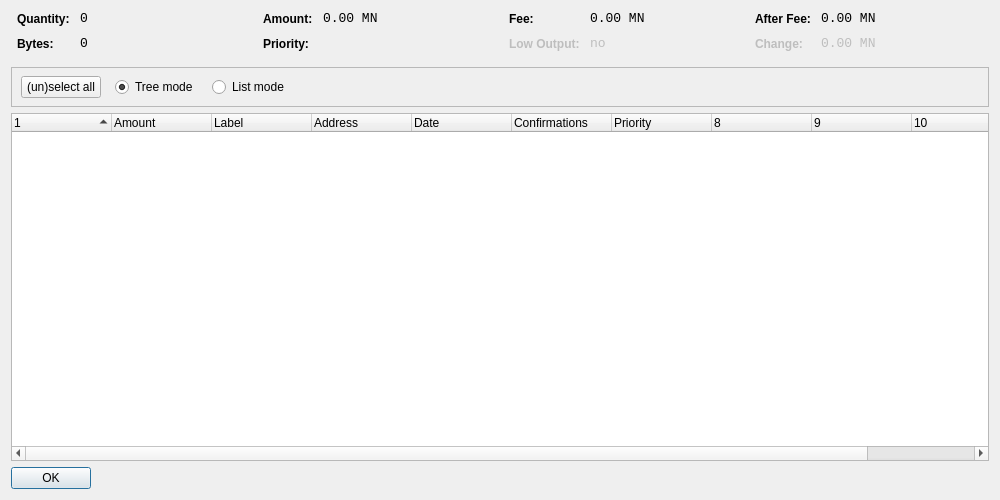
<?xml version="1.0" encoding="UTF-8"?>
<ui version="4.0">
 <class>CoinControlDialog</class>
 <widget class="QDialog" name="CoinControlDialog">
  <property name="geometry">
   <rect>
    <x>0</x>
    <y>0</y>
    <width>1000</width>
    <height>500</height>
   </rect>
  </property>
  <property name="windowTitle">
   <string>Coin Control</string>
  </property>
  <layout class="QVBoxLayout" name="verticalLayout">
   <item>
    <layout class="QHBoxLayout" name="horizontalLayoutTop" stretch="0,0,0,0">
     <property name="topMargin">
      <number>0</number>
     </property>
     <property name="bottomMargin">
      <number>10</number>
     </property>
     <item>
      <layout class="QFormLayout" name="formLayoutCoinControl1">
       <property name="horizontalSpacing">
        <number>10</number>
       </property>
       <property name="verticalSpacing">
        <number>10</number>
       </property>
       <property name="leftMargin">
        <number>6</number>
       </property>
       <property name="rightMargin">
        <number>6</number>
       </property>
       <item row="0" column="0">
        <widget class="QLabel" name="labelCoinControlQuantityText">
         <property name="styleSheet">
          <string notr="true">font-weight:bold;</string>
         </property>
         <property name="text">
          <string>Quantity:</string>
         </property>
        </widget>
       </item>
       <item row="0" column="1">
        <widget class="QLabel" name="labelCoinControlQuantity">
         <property name="font">
          <font>
           <family>Monospace</family>
           <pointsize>10</pointsize>
          </font>
         </property>
         <property name="cursor">
          <cursorShape>IBeamCursor</cursorShape>
         </property>
         <property name="contextMenuPolicy">
          <enum>Qt::ActionsContextMenu</enum>
         </property>
         <property name="text">
          <string notr="true">0</string>
         </property>
         <property name="textInteractionFlags">
          <set>Qt::LinksAccessibleByMouse|Qt::TextSelectableByKeyboard|Qt::TextSelectableByMouse</set>
         </property>
        </widget>
       </item>
       <item row="1" column="0">
        <widget class="QLabel" name="labelCoinControlBytesText">
         <property name="styleSheet">
          <string notr="true">font-weight:bold;</string>
         </property>
         <property name="text">
          <string>Bytes:</string>
         </property>
        </widget>
       </item>
       <item row="1" column="1">
        <widget class="QLabel" name="labelCoinControlBytes">
         <property name="font">
          <font>
           <family>Monospace</family>
           <pointsize>10</pointsize>
          </font>
         </property>
         <property name="cursor">
          <cursorShape>IBeamCursor</cursorShape>
         </property>
         <property name="contextMenuPolicy">
          <enum>Qt::ActionsContextMenu</enum>
         </property>
         <property name="text">
          <string notr="true">0</string>
         </property>
         <property name="textInteractionFlags">
          <set>Qt::LinksAccessibleByMouse|Qt::TextSelectableByKeyboard|Qt::TextSelectableByMouse</set>
         </property>
        </widget>
       </item>
      </layout>
     </item>
     <item>
      <layout class="QFormLayout" name="formLayoutCoinControl2">
       <property name="horizontalSpacing">
        <number>10</number>
       </property>
       <property name="verticalSpacing">
        <number>10</number>
       </property>
       <property name="leftMargin">
        <number>6</number>
       </property>
       <property name="rightMargin">
        <number>6</number>
       </property>
       <item row="0" column="0">
        <widget class="QLabel" name="labelCoinControlAmountText">
         <property name="styleSheet">
          <string notr="true">font-weight:bold;</string>
         </property>
         <property name="text">
          <string>Amount:</string>
         </property>
        </widget>
       </item>
       <item row="0" column="1">
        <widget class="QLabel" name="labelCoinControlAmount">
         <property name="font">
          <font>
           <family>Monospace</family>
           <pointsize>10</pointsize>
          </font>
         </property>
         <property name="cursor">
          <cursorShape>IBeamCursor</cursorShape>
         </property>
         <property name="contextMenuPolicy">
          <enum>Qt::ActionsContextMenu</enum>
         </property>
         <property name="text">
          <string notr="true">0.00 MN</string>
         </property>
         <property name="textInteractionFlags">
          <set>Qt::LinksAccessibleByMouse|Qt::TextSelectableByKeyboard|Qt::TextSelectableByMouse</set>
         </property>
        </widget>
       </item>
       <item row="1" column="0">
        <widget class="QLabel" name="labelCoinControlPriorityText">
         <property name="styleSheet">
          <string notr="true">font-weight:bold;</string>
         </property>
         <property name="text">
          <string>Priority:</string>
         </property>
        </widget>
       </item>
       <item row="1" column="1">
        <widget class="QLabel" name="labelCoinControlPriority">
         <property name="font">
          <font>
           <family>Monospace</family>
           <pointsize>10</pointsize>
          </font>
         </property>
         <property name="cursor">
          <cursorShape>IBeamCursor</cursorShape>
         </property>
         <property name="contextMenuPolicy">
          <enum>Qt::ActionsContextMenu</enum>
         </property>
         <property name="text">
          <string/>
         </property>
         <property name="textInteractionFlags">
          <set>Qt::LinksAccessibleByMouse|Qt::TextSelectableByKeyboard|Qt::TextSelectableByMouse</set>
         </property>
        </widget>
       </item>
      </layout>
     </item>
     <item>
      <layout class="QFormLayout" name="formLayoutCoinControl3">
       <property name="horizontalSpacing">
        <number>10</number>
       </property>
       <property name="verticalSpacing">
        <number>10</number>
       </property>
       <property name="leftMargin">
        <number>6</number>
       </property>
       <property name="rightMargin">
        <number>6</number>
       </property>
       <item row="0" column="0">
        <widget class="QLabel" name="labelCoinControlFeeText">
         <property name="styleSheet">
          <string notr="true">font-weight:bold;</string>
         </property>
         <property name="text">
          <string>Fee:</string>
         </property>
        </widget>
       </item>
       <item row="0" column="1">
        <widget class="QLabel" name="labelCoinControlFee">
         <property name="font">
          <font>
           <family>Monospace</family>
           <pointsize>10</pointsize>
          </font>
         </property>
         <property name="cursor">
          <cursorShape>IBeamCursor</cursorShape>
         </property>
         <property name="contextMenuPolicy">
          <enum>Qt::ActionsContextMenu</enum>
         </property>
         <property name="text">
          <string notr="true">0.00 MN</string>
         </property>
         <property name="textInteractionFlags">
          <set>Qt::LinksAccessibleByMouse|Qt::TextSelectableByKeyboard|Qt::TextSelectableByMouse</set>
         </property>
        </widget>
       </item>
       <item row="1" column="0">
        <widget class="QLabel" name="labelCoinControlLowOutputText">
         <property name="enabled">
          <bool>false</bool>
         </property>
         <property name="styleSheet">
          <string notr="true">font-weight:bold;</string>
         </property>
         <property name="text">
          <string>Low Output:</string>
         </property>
        </widget>
       </item>
       <item row="1" column="1">
        <widget class="QLabel" name="labelCoinControlLowOutput">
         <property name="enabled">
          <bool>false</bool>
         </property>
         <property name="font">
          <font>
           <family>Monospace</family>
           <pointsize>10</pointsize>
          </font>
         </property>
         <property name="cursor">
          <cursorShape>IBeamCursor</cursorShape>
         </property>
         <property name="contextMenuPolicy">
          <enum>Qt::ActionsContextMenu</enum>
         </property>
         <property name="text">
          <string notr="true">no</string>
         </property>
         <property name="textInteractionFlags">
          <set>Qt::LinksAccessibleByMouse|Qt::TextSelectableByKeyboard|Qt::TextSelectableByMouse</set>
         </property>
        </widget>
       </item>
      </layout>
     </item>
     <item>
      <layout class="QFormLayout" name="formLayoutCoinControl4">
       <property name="horizontalSpacing">
        <number>10</number>
       </property>
       <property name="verticalSpacing">
        <number>10</number>
       </property>
       <property name="leftMargin">
        <number>6</number>
       </property>
       <property name="rightMargin">
        <number>6</number>
       </property>
       <item row="0" column="0">
        <widget class="QLabel" name="labelCoinControlAfterFeeText">
         <property name="styleSheet">
          <string notr="true">font-weight:bold;</string>
         </property>
         <property name="text">
          <string>After Fee:</string>
         </property>
        </widget>
       </item>
       <item row="0" column="1">
        <widget class="QLabel" name="labelCoinControlAfterFee">
         <property name="font">
          <font>
           <family>Monospace</family>
           <pointsize>10</pointsize>
          </font>
         </property>
         <property name="cursor">
          <cursorShape>IBeamCursor</cursorShape>
         </property>
         <property name="contextMenuPolicy">
          <enum>Qt::ActionsContextMenu</enum>
         </property>
         <property name="text">
          <string notr="true">0.00 MN</string>
         </property>
         <property name="textInteractionFlags">
          <set>Qt::LinksAccessibleByMouse|Qt::TextSelectableByKeyboard|Qt::TextSelectableByMouse</set>
         </property>
        </widget>
       </item>
       <item row="1" column="0">
        <widget class="QLabel" name="labelCoinControlChangeText">
         <property name="enabled">
          <bool>false</bool>
         </property>
         <property name="styleSheet">
          <string notr="true">font-weight:bold;</string>
         </property>
         <property name="text">
          <string>Change:</string>
         </property>
        </widget>
       </item>
       <item row="1" column="1">
        <widget class="QLabel" name="labelCoinControlChange">
         <property name="enabled">
          <bool>false</bool>
         </property>
         <property name="font">
          <font>
           <family>Monospace</family>
           <pointsize>10</pointsize>
          </font>
         </property>
         <property name="cursor">
          <cursorShape>IBeamCursor</cursorShape>
         </property>
         <property name="contextMenuPolicy">
          <enum>Qt::ActionsContextMenu</enum>
         </property>
         <property name="text">
          <string notr="true">0.00 MN</string>
         </property>
         <property name="textInteractionFlags">
          <set>Qt::LinksAccessibleByMouse|Qt::TextSelectableByKeyboard|Qt::TextSelectableByMouse</set>
         </property>
        </widget>
       </item>
      </layout>
     </item>
    </layout>
   </item>
   <item>
    <widget class="QFrame" name="frame">
     <property name="minimumSize">
      <size>
       <width>0</width>
       <height>40</height>
      </size>
     </property>
     <property name="frameShape">
      <enum>QFrame::StyledPanel</enum>
     </property>
     <property name="frameShadow">
      <enum>QFrame::Sunken</enum>
     </property>
     <widget class="QWidget" name="horizontalLayoutWidget">
      <property name="geometry">
       <rect>
        <x>10</x>
        <y>0</y>
        <width>781</width>
        <height>41</height>
       </rect>
      </property>
      <layout class="QHBoxLayout" name="horizontalLayoutPanel" stretch="0,0,0,0,0">
       <property name="spacing">
        <number>14</number>
       </property>
       <item>
        <widget class="QPushButton" name="pushButtonSelectAll">
         <property name="sizePolicy">
          <sizepolicy hsizetype="Maximum" vsizetype="Fixed">
           <horstretch>0</horstretch>
           <verstretch>0</verstretch>
          </sizepolicy>
         </property>
         <property name="text">
          <string>(un)select all</string>
         </property>
        </widget>
       </item>
       <item>
        <widget class="QRadioButton" name="radioTreeMode">
         <property name="sizePolicy">
          <sizepolicy hsizetype="Maximum" vsizetype="Fixed">
           <horstretch>0</horstretch>
           <verstretch>0</verstretch>
          </sizepolicy>
         </property>
         <property name="text">
          <string>Tree mode</string>
         </property>
         <property name="checked">
          <bool>true</bool>
         </property>
        </widget>
       </item>
       <item>
        <widget class="QRadioButton" name="radioListMode">
         <property name="sizePolicy">
          <sizepolicy hsizetype="Maximum" vsizetype="Fixed">
           <horstretch>0</horstretch>
           <verstretch>0</verstretch>
          </sizepolicy>
         </property>
         <property name="text">
          <string>List mode</string>
         </property>
        </widget>
       </item>
       <item>
        <spacer name="horizontalSpacer">
         <property name="orientation">
          <enum>Qt::Horizontal</enum>
         </property>
         <property name="sizeHint" stdset="0">
          <size>
           <width>40</width>
           <height>20</height>
          </size>
         </property>
        </spacer>
       </item>
      </layout>
     </widget>
    </widget>
   </item>
   <item>
    <widget class="CoinControlTreeWidget" name="treeWidget">
     <property name="contextMenuPolicy">
      <enum>Qt::CustomContextMenu</enum>
     </property>
     <property name="sortingEnabled">
      <bool>false</bool>
     </property>
     <property name="columnCount">
      <number>11</number>
     </property>
     <attribute name="headerShowSortIndicator" stdset="0">
      <bool>true</bool>
     </attribute>
     <attribute name="headerStretchLastSection">
      <bool>false</bool>
     </attribute>
     <column>
      <property name="text">
       <string/>
      </property>
     </column>
     <column>
      <property name="text">
       <string>Amount</string>
      </property>
     </column>
     <column>
      <property name="text">
       <string>Label</string>
      </property>
     </column>
     <column>
      <property name="text">
       <string>Address</string>
      </property>
     </column>
     <column>
      <property name="text">
       <string>Date</string>
      </property>
     </column>
     <column>
      <property name="text">
       <string>Confirmations</string>
      </property>
      <property name="toolTip">
       <string>Confirmed</string>
      </property>
     </column>
     <column>
      <property name="text">
       <string>Priority</string>
      </property>
     </column>
     <column>
      <property name="text">
       <string/>
      </property>
     </column>
     <column>
      <property name="text">
       <string/>
      </property>
     </column>
     <column>
      <property name="text">
       <string/>
      </property>
     </column>
     <column>
      <property name="text">
       <string/>
      </property>
     </column>
    </widget>
   </item>
   <item>
    <widget class="QDialogButtonBox" name="buttonBox">
     <property name="sizePolicy">
      <sizepolicy hsizetype="Maximum" vsizetype="Fixed">
       <horstretch>0</horstretch>
       <verstretch>0</verstretch>
      </sizepolicy>
     </property>
     <property name="orientation">
      <enum>Qt::Horizontal</enum>
     </property>
     <property name="standardButtons">
      <set>QDialogButtonBox::Ok</set>
     </property>
    </widget>
   </item>
  </layout>
 </widget>
 <customwidgets>
  <customwidget>
   <class>CoinControlTreeWidget</class>
   <extends>QTreeWidget</extends>
   <header>coincontroltreewidget.h</header>
  </customwidget>
 </customwidgets>
 <resources/>
 <connections/>
</ui>
